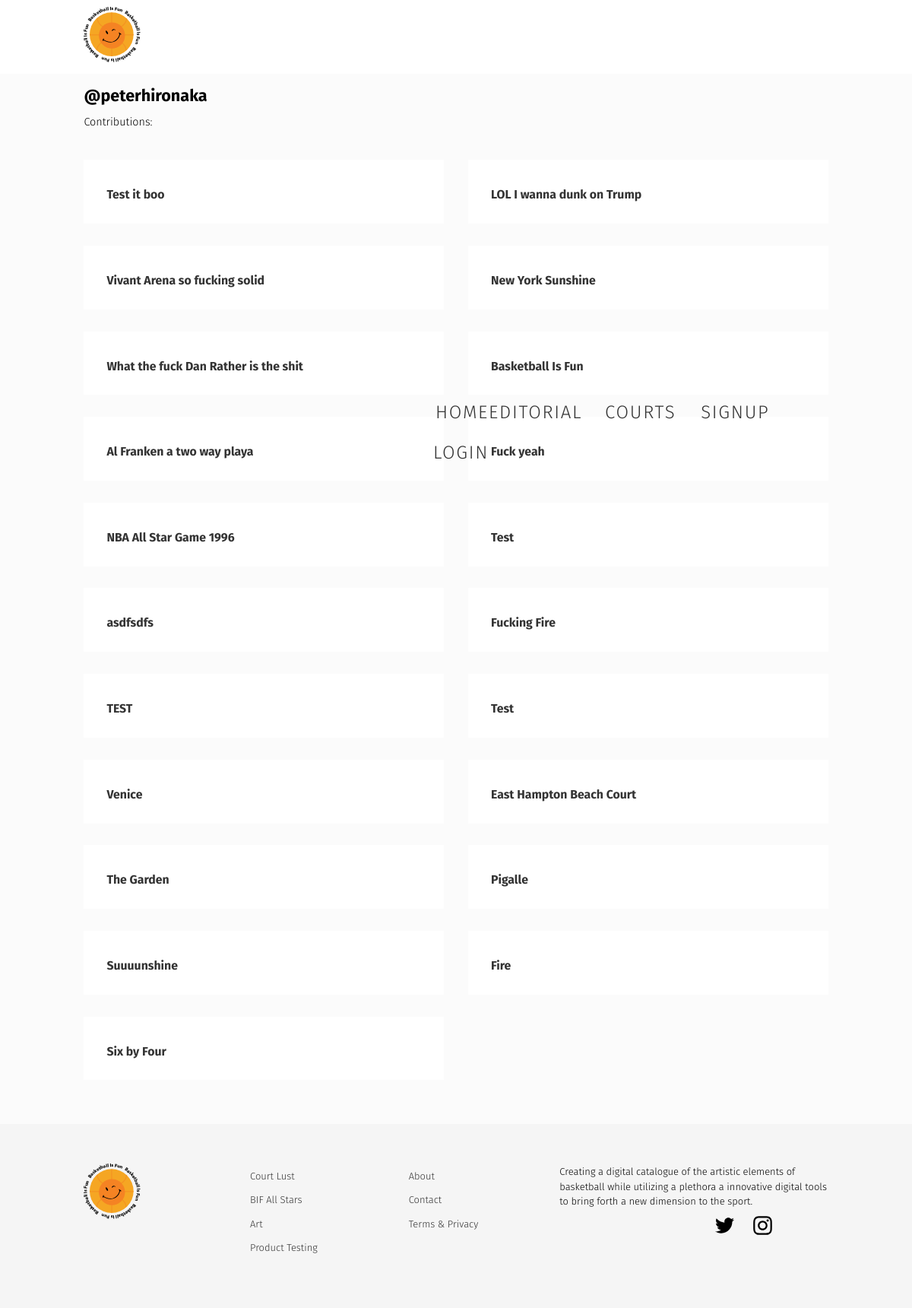
/profiles/peterhironaka/, run on an earlier commit of the app's database.
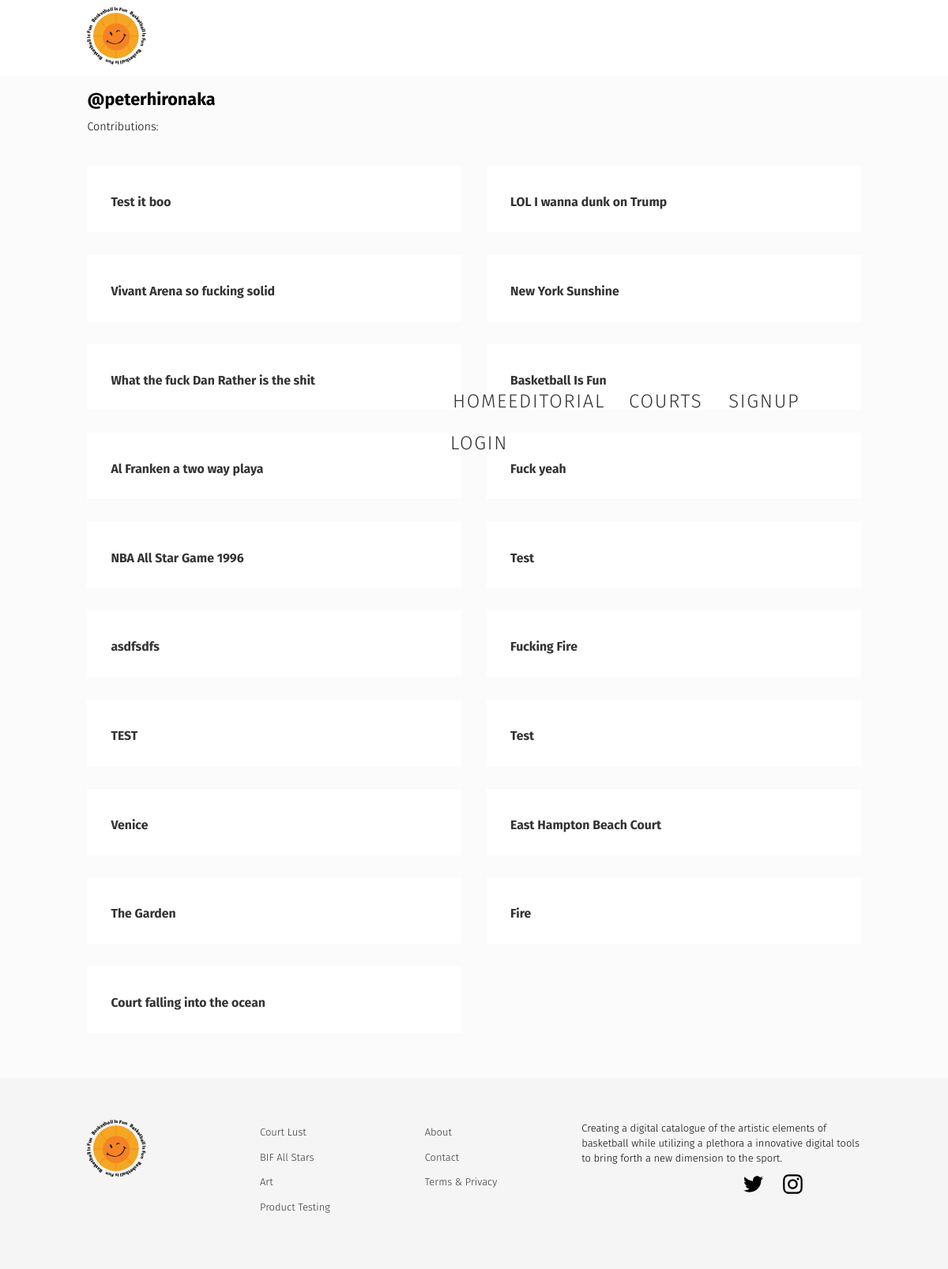
And on a later commit of the database.
### forum/models.py (models this page shows, shortened)
class Forum(models.Model):
    user = models.ForeignKey(settings.AUTH_USER_MODEL, default=1)
    title = models.CharField(max_length=120)
    slug = models.SlugField(unique=True)
    height_field = models.IntegerField(default=0)
    width_field = models.IntegerField(default=0)
    content = models.TextField()
    likes = models.ManyToManyField(settings.AUTH_USER_MODEL, blank=True, related_name='forum_likes')
    draft = models.BooleanField(default=False)
    publish = models.DateField(auto_now=False, auto_now_add=False)
    updated = models.DateTimeField(auto_now=True, auto_now_add=False)
    timestamp = models.DateTimeField(auto_now=False, auto_now_add=True)
    objects = ForumManager()
    def get_absolute_url(self):
        return reverse("forum:detail", kwargs={"slug": self.slug})
    class Meta:
        ordering = ["-timestamp", "-updated"]

### courts/models.py (models this page shows, shortened)
class Court(models.Model):
    title = models.CharField(max_length=50)
    user = models.ForeignKey(settings.AUTH_USER_MODEL, default=1)
    slug = models.SlugField(unique=True, default="")
    image = models.ImageField(upload_to=upload_location,
        null=True,
        blank=True,
        width_field="width_field",
        height_field="height_field")
    height_field = models.IntegerField(default=0)
    width_field = models.IntegerField(default=0)
    content = models.CharField(max_length=140, default='')
    address = models.CharField(max_length=255)
    location = GeopositionField(blank=True)

### accounts/views.py (the view)
# urls.py: url(r'^(?P<username>[\w.@+-]+)/$', UserDetailView.as_view(), name='detail'),
class UserDetailView(DetailView):
    template_name = 'user_detail.html'
    queryset = User.objects.all()
    def get_object(self):
        return get_object_or_404(User, username__iexact=self.kwargs.get("username"))

### templates/user_detail.html (shortened to what this page needs)
{% extends "base.html" %}
{% load urlify %}
{% block content %}
<div class="author">
<h2>@{{object.username}} </h2>
<p>Contributions:</p>
</div>
{% for forum in object.forum_set.all %}
<div class='account-page--content'>
<h3><a href="{{forum.get_absolute_url}}">{{ forum.title }}</a></h3>
</div>
{% endfor %}
{% for court in object.court_set.all %}
<div class='account-page--content'>
<h3><a href="{{forum.get_absolute_url}}">{{ court.title }}</a></h3>
</div>
{% endfor %}
{% endblock content %}

### templates/base.html (shortened to what this page needs)
{% load staticfiles %}
<!DOCTYPE html>
<head>
<link rel='stylesheet' href='{% static "css/base.css" %}' />
<link href='https://api.mapbox.com/mapbox-gl-js/v0.44.0/mapbox-gl.css' rel='stylesheet' />
</head>
<body lang="en" class="{% block body_class %}default{% endblock body_class %}">
<header>
<div class="container">
<div class="logo">
<a href="/">
</a>
</div>
<nav class="navigation">
<ul class="nav-list">
	<li ><a href='{% url "forum:list" %}'>Home</a></li>
	<li ><a href='{% url "posts:list" %}'>Editorial</a></li>
	<li><a href='{% url "courts:list" %}'>Courts</a></li>
	{% if not request.user.is_authenticated %}
	<li><a href='/accounts/signup'>Signup</a></li>
	<li ><a href='{% url "login" %}'>Login</a></li>
	{% endif %}
</ul>
</nav>
</header>
<div class='container {% block container-page %} {% endblock  %}	'>
{% block content %}{% endblock content %}
</div>
{% include "section/footer.html" %}
{% load static %}
</body>
</html>

### templates/section/footer.html (shortened to what this page needs)
<footer>
	<div class="container">
		<div class="logo">
		</div>
		<ul>
			<li><a href="">Court Lust</a></li>
			<li><a href="">BIF All Stars</a></li>
			<li><a href="">Art</a></li>
			<li><a href="">Product Testing</a></li>
			</ul>
<ul>
			<li><a href="/pages/about/">About</a></li>
			<li><a href="">Contact</a></li>
			<li><a href="">Terms & Privacy</a></li>
		</ul>
		<div class="intro">
			<p> Creating a digital catalogue of the artistic elements of basketball while utilizing a plethora a innovative digital tools to bring forth a new dimension to the sport.</p>
			{% include "section/social.html" %}
		</div>
	</div>
</footer>

### templates/section/social.html (shortened to what this page needs)
<ul class="social-icon">
<li>
  <a href="https://twitter.com/bball_is__fun" target="_blank">
</a>
</li>
<li>
  <a href="https://instagram.com/bball_is__fun" target="_blank">
</a>
</li>
  </ul>

### static/css/base.css (style rules this page uses)
html, body { min-height: 100%; margin: 0; }
body { font-family: 'Fira Sans', sans-serif; margin: 0; border: 0; padding: 0; font-weight: 300; -webkit-text-size-adjust: 100%; -webkit-font-feature-settings: "kern" 1; -moz-font-feature-settings: "kern" 1; -o-font-feature-settings: "kern" 1; font-feature-settings: "kern" 1; font-kerning: normal; background-color: #fbfbfb; line-height: 1.4; font-size: .9em; overflow-x: hidden; }
a { color: #333; text-decoration: none; }
p { margin: 10px 0; }
h1, h2, h3, h4 { margin: 0; }
li { list-style: none; }
nav ul { display: grid; grid-template-columns: 1fr 1fr 1fr 1fr; text-align: right; }
nav ul li { margin: 0; }
nav ul li a, nav ul li a:visited { display: block; cursor: pointer; text-decoration: none; }
h3 { font-size: 1.1em; line-height: 1; margin: 0; padding: 8px 0 0; }
.container { margin: 0 auto; width: 90%; max-width: 68em; display: grid; grid-column-gap: 2rem; margin: 0 auto; padding: 0 2.55555em; grid-column-gap: 2rem; grid-template-columns: 2fr 2fr 2fr 2fr; }
header .container { grid-template-columns: 5fr 5fr ; min-height: auto; }
.account-page--content { grid-column: auto / span 2; margin: 1em 0; background: white; padding: 30px; }
.author { grid-column: auto / span 3; padding: 1em 0; }
header { background: #fff; min-height: 90px; }
.logo { max-width: 75px; padding: 9px 0; }
footer { background: #f5f5f5; position: relative; clear: both; width: 100%; min-height: 131px; padding: 3em 0; bottom:0; line-height: 1.5; margin-top: 3em; }
footer .container { grid-template-columns: 1fr 1fr 1fr 2fr ; }
footer ul { padding: 0 10px; }
footer li { margin: 0 0 10px; }
footer li a, footer p { font-size: .9em; }
footer .intro svg { margin-bottom: 16px; margin-left: 15em; }
.social-icon { display: grid; grid-template-columns: 50px 50px; margin: 0; }

What changed in the data, as far as the page shows it:
removed Court: title "Pigalle"
removed Court: title "Suuuunshine"
removed Court: title "Six by Four"
added Court: title "Court falling into the ocean"
